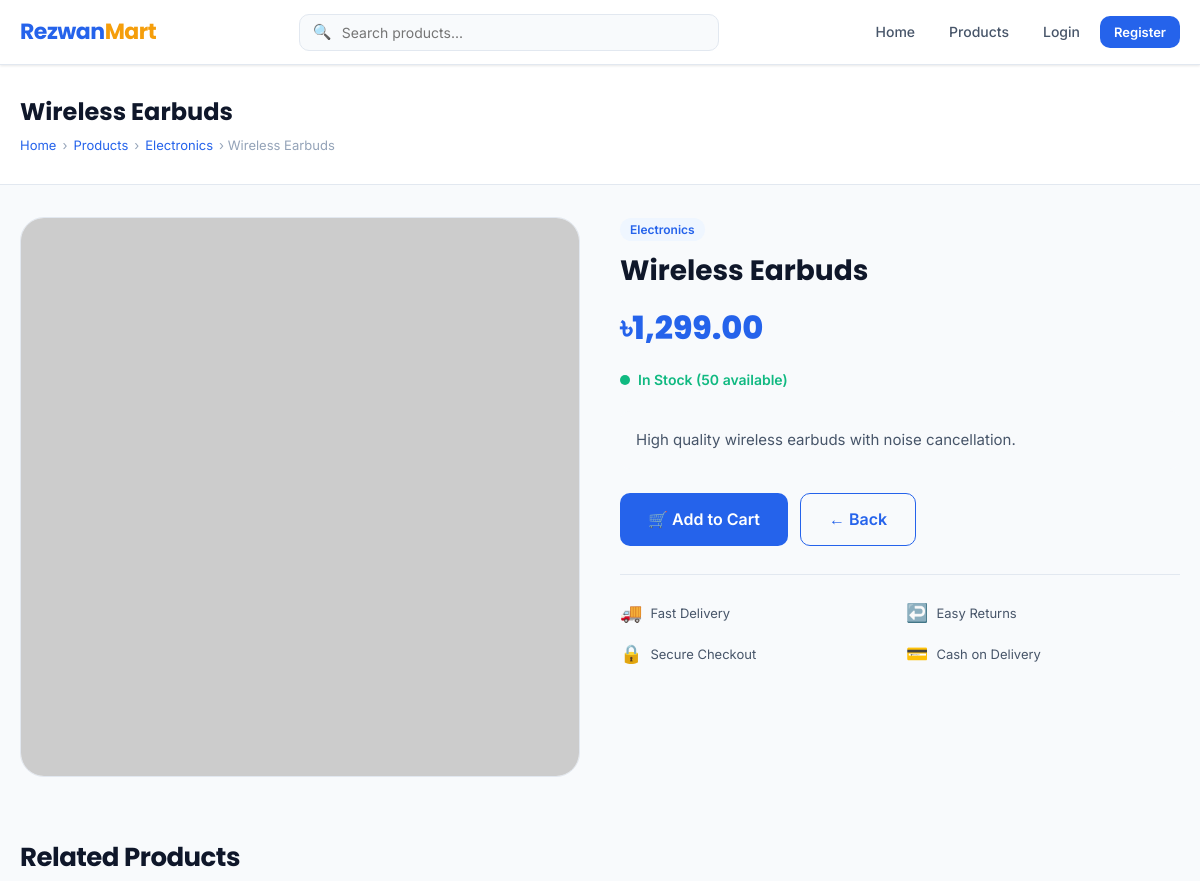
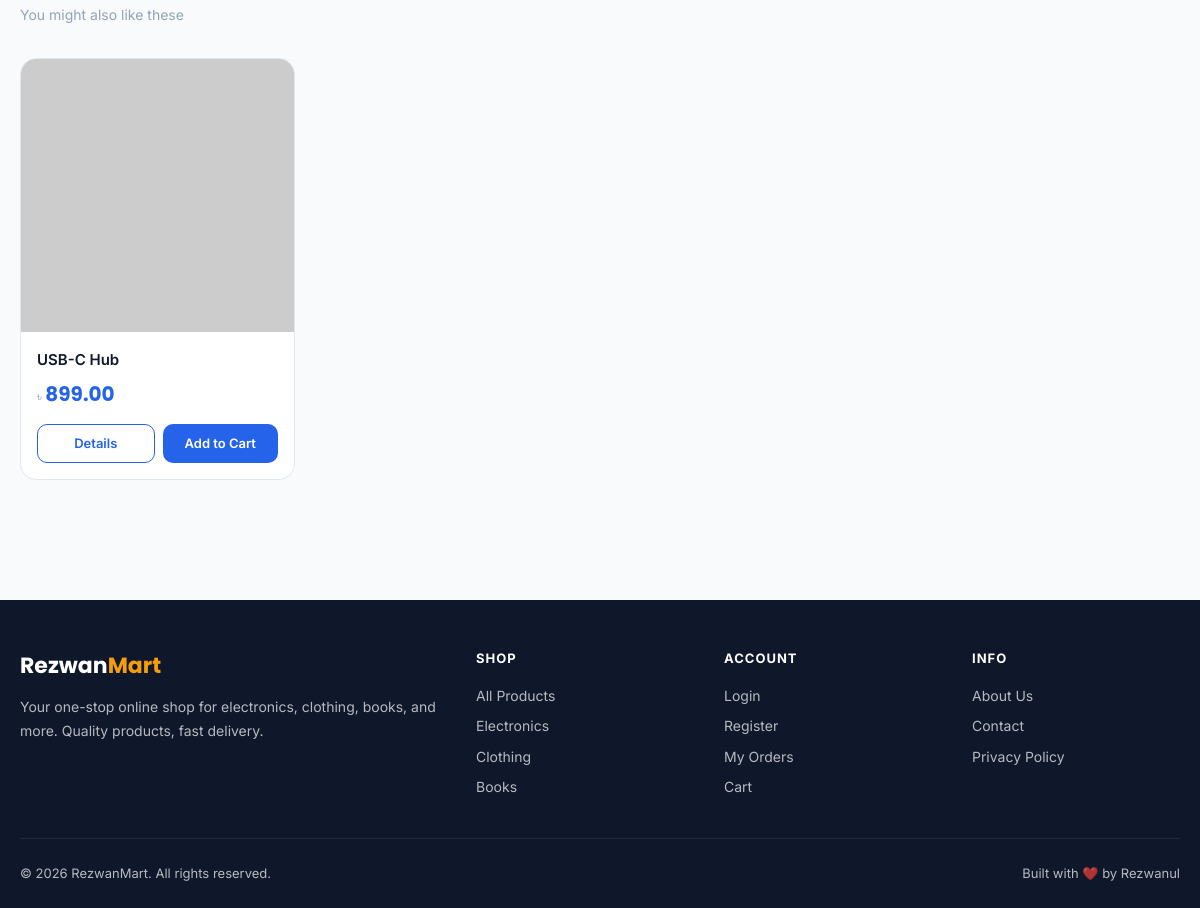
Page /product_detail.php?id=1 on the committed database (2 pictures, top to bottom).
### tables this page shows
CREATE TABLE IF NOT EXISTS products (
    id INT AUTO_INCREMENT PRIMARY KEY,
    category_id INT,
    name VARCHAR(200) NOT NULL,
    description TEXT,
    price DECIMAL(10,2) NOT NULL,
    stock INT DEFAULT 0,
    image VARCHAR(255),
    created_at TIMESTAMP DEFAULT CURRENT_TIMESTAMP,
    FOREIGN KEY (category_id) REFERENCES categories(id) ON DELETE SET NULL
);

CREATE TABLE IF NOT EXISTS categories (
    id INT AUTO_INCREMENT PRIMARY KEY,
    name VARCHAR(100) NOT NULL,
    created_at TIMESTAMP DEFAULT CURRENT_TIMESTAMP
);

### product_detail.php (the view, shortened to what this page needs)
<?php
require_once 'config.php';
$id = (int)($_GET['id'] ?? 0);
$product = mysqli_fetch_assoc(mysqli_query($conn, "
    SELECT p.*, c.name as category_name
    FROM products p LEFT JOIN categories c ON p.category_id = c.id
    WHERE p.id = $id
"));
$related = mysqli_query($conn, "
    SELECT * FROM products
    WHERE category_id = {$product['category_id']} AND id != $id
    LIMIT 4
");
?>
<!DOCTYPE html>
<html lang="en">
<head>
    <link rel="stylesheet" href="/rezwanmart/css/style.css">
</head>
<body>
<?php include 'includes/navbar.php'; ?>
<div class="page-header">
    <div class="container">
        <h1><?= htmlspecialchars($product['name']) ?></h1>
        <div class="breadcrumb">
            <a href="index.php">Home</a> ›
            <a href="products.php">Products</a> ›
            <?php if ($product['category_name']): ?>
                <a href="products.php?cat=<?= $product['category_id'] ?>"><?= htmlspecialchars($product['category_name']) ?></a> ›
            <?php endif; ?>
            <?= htmlspecialchars($product['name']) ?>
        </div>
    </div>
</div>
<div class="container" style="padding-bottom:60px;">
    <div style="display:grid; grid-template-columns:1fr 1fr; gap:40px; align-items:start;">
        <div style="background:var(--bg-white); border-radius:var(--radius-xl); border:1px solid var(--border); overflow:hidden;">
            <img src="/rezwanmart/uploads/<?= htmlspecialchars($product['image'] ?? 'default.jpg') ?>"
                 alt="<?= htmlspecialchars($product['name']) ?>"
                 style="width:100%; aspect-ratio:1; object-fit:cover;"
                 onerror="this.src='https://placehold.co/600x600/eff6ff/2563eb?text=No+Image'">
        </div>
        <div>
            <?php if ($product['category_name']): ?>
                <span class="badge badge-primary" style="margin-bottom:12px;"><?= htmlspecialchars($product['category_name']) ?></span>
            <?php endif; ?>
            <h1 style="font-family:var(--font-display); font-size:28px; font-weight:700; margin-bottom:12px; line-height:1.3;">
                <?= htmlspecialchars($product['name']) ?>
            </h1>
            <div style="font-size:32px; font-weight:800; color:var(--primary); font-family:var(--font-display); margin-bottom:16px;">
                ৳<?= number_format($product['price'], 2) ?>
            </div>
            <div style="display:flex; align-items:center; gap:8px; margin-bottom:20px;">
                <?php if ($product['stock'] > 0): ?>
                    <span style="width:10px;height:10px;background:var(--success);border-radius:50%;display:inline-block;"></span>
                    <span style="color:var(--success); font-weight:600; font-size:14px;">In Stock (<?= $product['stock'] ?> available)</span>
                <?php else: ?>
                    <span style="width:10px;height:10px;background:var(--danger);border-radius:50%;display:inline-block;"></span>
                    <span style="color:var(--danger); font-weight:600; font-size:14px;">Out of Stock</span>
                <?php endif; ?>
            </div>
            <?php if ($product['description']): ?>
            <div style="background:var(--bg); border-radius:var(--radius); padding:16px; margin-bottom:24px; font-size:15px; color:var(--text-secondary); line-height:1.7;">
                <?= nl2br(htmlspecialchars($product['description'])) ?>
            </div>
            <?php endif; ?>
            <div style="display:flex; gap:12px; flex-wrap:wrap;">
                <?php if ($product['stock'] > 0): ?>
                    <?php if (isset($_SESSION['user_id'])): ?>
                        <a href="cart_add.php?id=<?= $product['id'] ?>" class="btn btn-primary btn-lg">🛒 Add to Cart</a>
                        <a href="cart_add.php?id=<?= $product['id'] ?>&redirect=checkout" class="btn btn-success btn-lg">⚡ Buy Now</a>
                    <?php else: ?>
                        <a href="login.php" class="btn btn-primary btn-lg">🛒 Add to Cart</a>
                    <?php endif; ?>
                <?php else: ?>
                    <button class="btn btn-lg" style="background:var(--bg); color:var(--text-muted); cursor:not-allowed;" disabled>Out of Stock</button>
                <?php endif; ?>
                <a href="products.php" class="btn btn-outline btn-lg">← Back</a>
            </div>
            <div style="display:grid; grid-template-columns:1fr 1fr; gap:12px; margin-top:28px; padding-top:24px; border-top:1px solid var(--border);">
                <div style="display:flex; align-items:center; gap:8px; font-size:13px; color:var(--text-secondary);">
                    <span style="font-size:18px;">🚚</span> Fast Delivery
                </div>
                <div style="display:flex; align-items:center; gap:8px; font-size:13px; color:var(--text-secondary);">
                    <span style="font-size:18px;">↩️</span> Easy Returns
                </div>
                <div style="display:flex; align-items:center; gap:8px; font-size:13px; color:var(--text-secondary);">
                    <span style="font-size:18px;">🔒</span> Secure Checkout
                </div>
                <div style="display:flex; align-items:center; gap:8px; font-size:13px; color:var(--text-secondary);">
                    <span style="font-size:18px;">💳</span> Cash on Delivery
                </div>
            </div>
        </div>
    </div>
    <?php if (mysqli_num_rows($related) > 0): ?>
    <div style="margin-top:60px;">
        <div class="section-title">Related Products</div>
        <div class="section-sub">You might also like these</div>
        <div class="products-grid">
            <?php while($rel = mysqli_fetch_assoc($related)): ?>
            <div class="product-card">
                <div class="product-img-wrap">
                    <img src="/rezwanmart/uploads/<?= htmlspecialchars($rel['image'] ?? 'default.jpg') ?>"
                         alt="<?= htmlspecialchars($rel['name']) ?>"
                         onerror="this.src='https://placehold.co/300x300/eff6ff/2563eb?text=No+Image'">
                </div>
                <div class="product-body">
                    <div class="product-name"><?= htmlspecialchars($rel['name']) ?></div>
                    <div class="product-price"><span class="currency">৳ </span><?= number_format($rel['price'], 2) ?></div>
                    <div class="product-actions">
                        <a href="product_detail.php?id=<?= $rel['id'] ?>" class="btn btn-outline btn-sm">Details</a>
                        <?php if (isset($_SESSION['user_id'])): ?>
                            <a href="cart_add.php?id=<?= $rel['id'] ?>" class="btn btn-primary btn-sm">Add to Cart</a>
                        <?php else: ?>
                            <a href="login.php" class="btn btn-primary btn-sm">Add to Cart</a>
                        <?php endif; ?>
                    </div>
                </div>
            </div>
            <?php endwhile; ?>
        </div>
    </div>
    <?php endif; ?>
</div>
<?php include 'includes/footer.php'; ?>
</body>
</html>

### css/style.css (style rules this page uses)
:root { --primary: #2563eb; --primary-dark: #1d4ed8; --primary-light: #eff6ff; --accent: #f59e0b; --success: #10b981; --danger: #ef4444; --warning: #f59e0b; --bg: #f8fafc; --bg-white: #ffffff; --bg-card: #ffffff; --text-primary: #0f172a; --text-secondary:#475569; --text-muted: #94a3b8; --border: #e2e8f0; --border-light: #f1f5f9; --shadow-sm: 0 1px 3px rgba(0,0,0,0.06), 0 1px 2px rgba(0,0,0,0.04); --shadow: 0 4px 6px rgba(0,0,0,0.05), 0 2px 4px rgba(0,0,0,0.04); --shadow-md: 0 10px 25px rgba(0,0,0,0.08); --shadow-lg: 0 20px 40px rgba(0,0,0,0.10); --radius-sm: 6px; --radius: 10px; --radius-lg: 16px; --radius-xl: 24px; --transition: all 0.2s ease; --font-main: 'Inter', sans-serif; --font-display: 'Poppins', sans-serif; }
*, *::before, *::after { box-sizing: border-box; margin: 0; padding: 0; }
html { scroll-behavior: smooth; }
body { font-family: var(--font-main); background: var(--bg); color: var(--text-primary); font-size: 15px; line-height: 1.6; -webkit-font-smoothing: antialiased; }
a { text-decoration: none; color: inherit; transition: var(--transition); }
img { max-width: 100%; display: block; }
.container { max-width: 1200px; margin: 0 auto; padding: 0 20px; }
.badge { display: inline-block; padding: 2px 10px; border-radius: 20px; font-size: 12px; font-weight: 600; }
.badge-primary { background: var(--primary-light); color: var(--primary); }
.btn { display: inline-flex; align-items: center; justify-content: center; gap: 8px; padding: 10px 20px; border-radius: var(--radius); font-size: 14px; font-weight: 600; border: none; cursor: pointer; transition: var(--transition); white-space: nowrap; text-decoration: none; }
.btn-primary { background: var(--primary); color: white; }
.btn-outline { background: transparent; color: var(--primary); border: 1.5px solid var(--primary); }
.btn-sm { padding: 6px 14px; font-size: 13px; }
.btn-lg { padding: 13px 28px; font-size: 16px; }
.section-title { font-family: var(--font-display); font-size: 26px; font-weight: 700; color: var(--text-primary); margin-bottom: 6px; letter-spacing: -0.5px; }
.section-sub { color: var(--text-muted); font-size: 14px; margin-bottom: 32px; }
.products-grid { display: grid; grid-template-columns: repeat(auto-fill, minmax(230px, 1fr)); gap: 20px; }
.product-card { background: var(--bg-white); border-radius: var(--radius-lg); border: 1px solid var(--border); overflow: hidden; transition: var(--transition); position: relative; }
.product-img-wrap { aspect-ratio: 1; background: var(--bg); overflow: hidden; position: relative; }
.product-img-wrap img { width: 100%; height: 100%; object-fit: cover; transition: transform 0.4s ease; }
.product-body { padding: 16px; }
.product-name { font-weight: 600; font-size: 15px; margin-bottom: 6px; color: var(--text-primary); display: -webkit-box; -webkit-line-clamp: 2; -webkit-box-orient: vertical; overflow: hidden; }
.product-price { font-family: var(--font-display); font-size: 20px; font-weight: 700; color: var(--primary); margin-bottom: 14px; }
.product-price .currency { font-size: 13px; font-weight: 500; color: var(--text-muted); }
.product-actions { display: flex; gap: 8px; }
.product-actions .btn { flex: 1; font-size: 13px; padding: 8px; }
.page-header { background: var(--bg-white); border-bottom: 1px solid var(--border); padding: 28px 0; margin-bottom: 32px; }
.page-header h1 { font-family: var(--font-display); font-size: 24px; font-weight: 700; margin-bottom: 4px; }
.breadcrumb { display: flex; align-items: center; gap: 6px; font-size: 13px; color: var(--text-muted); }
.breadcrumb a { color: var(--primary); }

### rows in the picture
products: name "Wireless Earbuds", category.name "Electronics", price "1,299.00", stock "50", description "High quality wireless earbuds with noise cancellation."
products: name "USB-C Hub", price "899.00"
